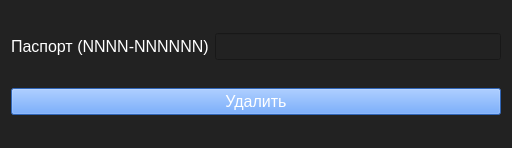
<?xml version="1.0" encoding="UTF-8"?>
<ui version="4.0">
 <class>DeleteGuestForm</class>
 <widget class="QWidget" name="DeleteGuestForm">
  <property name="geometry">
   <rect>
    <x>0</x>
    <y>0</y>
    <width>512</width>
    <height>148</height>
   </rect>
  </property>
  <property name="windowTitle">
   <string>Удаление гостя</string>
  </property>
  <property name="styleSheet">
   <string notr="true">background-color: rgb(34, 34, 34);
color: rgb(255, 255, 255);</string>
  </property>
  <layout class="QVBoxLayout" name="verticalLayout">
   <item>
    <layout class="QGridLayout" name="gridLayout">
     <item row="0" column="0">
      <widget class="QLabel" name="label">
       <property name="font">
        <font>
         <pointsize>12</pointsize>
        </font>
       </property>
       <property name="text">
        <string>Паспорт (NNNN-NNNNNN)</string>
       </property>
      </widget>
     </item>
     <item row="0" column="1">
      <widget class="QLineEdit" name="passport">
       <property name="font">
        <font>
         <pointsize>12</pointsize>
        </font>
       </property>
       <property name="maxLength">
        <number>11</number>
       </property>
      </widget>
     </item>
    </layout>
   </item>
   <item>
    <widget class="QPushButton" name="deleteGuestBtn">
     <property name="font">
      <font>
       <pointsize>12</pointsize>
      </font>
     </property>
     <property name="styleSheet">
      <string notr="true">background-color: rgb(67, 142, 255);</string>
     </property>
     <property name="text">
      <string>Удалить</string>
     </property>
    </widget>
   </item>
  </layout>
 </widget>
 <resources/>
 <connections/>
</ui>
